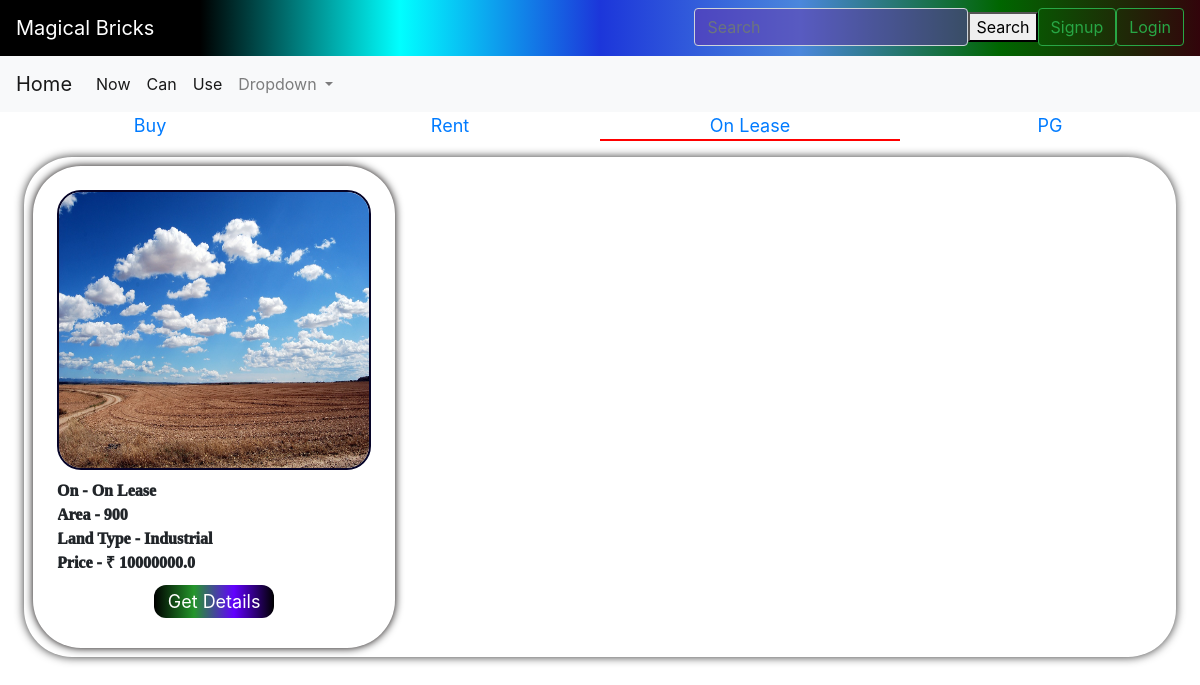
/properties?category=4, run on the app's committed database.
### bricks/models.py (models this page shows, shortened)
class category(models.Model):
    cat=models.CharField(max_length=50)
    def __str__(self) :
        return self.cat

class land(models.Model):
    name=models.CharField(max_length=500,blank=False,null=True,default=None)
    cat=models.ForeignKey("category", null=True , on_delete=models.CASCADE, default=None)
    owner_phone=models.IntegerField(null=True, blank=False)
    owner_name=models.CharField(max_length=500,blank=False,null=True,default=None)
    owner_mail=models.EmailField(max_length=500,blank=False,null=True)
    area=models.IntegerField(default=0)
    land_type=models.CharField(choices=t_l, max_length=50, default= None, null=True)
    price=models.FloatField(default=0)
    p_type=models.CharField(max_length=10, default="Land")
    address=models.CharField(max_length=200, blank= False, default=None, null=False, unique=True)
    image=models.ImageField(upload_to='images/')

### bricks/views.py (the view)
# urls.py: path('properties',views.properties,name='properties'),
def properties(request):
    x=request.GET.get('category')
    obj=get_object_or_404(category, pk=x)
    p=land.objects.filter(cat__cat=obj.cat)
    q=built.objects.filter(cat__cat=obj.cat)
    y=category.objects.all()
    print(p.count())
    return render(request,'bricks/properties.html',{"obj":p,"obj2":q,"y":y,"current_cat":obj.cat})

### bricks/templates/bricks/properties.html (shortened to what this page needs)
<!DOCTYPE html>
<html lang="en">
<head>
  {% load static %}
  <link rel="stylesheet" href="{% static 'bricks/style_properties.css' %}" />
</head>
<body>
  {% include "bricks/navbar.html" %}
  <div class="main">
    {% if y %} {% for x in y %}
    <a href="{% url 'properties' %}?category={{x.id}}" id="cat">
      {% if current_cat %}
      {% if current_cat == x.cat %}
      <div class="heading" style="border-bottom: 0.2vw solid red;">{{x.cat}}</div>
      {% else %}
      <div class="heading">{{x.cat}}</div>
      {% endif %}
      {% else %}
      <div class="heading">{{x.cat}}</div>
      {% endif %}
    </a>
    {% endfor %} {% endif %}
  </div>
  <div class="properties" >
    {% if obj %} {% for y in obj %}
    <div  class="property">
      <div class="imgs"><img  src="{{y.image.url}}" alt=""></div>
      <div class="info_items">On - {{y.cat}}</div>
      <div class="info_items">Area - {{y.area}}</div>
      <div class="info_items">Land Type - {{y.land_type}}</div>
      {% if y.cat.cat == "Rent" or y.cat.cat == "PG" %}
      <div class="info_items">Monthly Rent - &#8377 {{y.price}}</div>
      {% else %}
      <div class="info_items">Price - &#8377 {{y.price}}</div>
      {% endif %}
      <a href="{% url 'property_details' y.id %}?p_type={{y.p_type}}" id="details_button">
        <div id="details_button">
          Get Details
        </div>
      </a>
    </div>
    {% endfor %}
    {% endif %}
  </div>
</body>
</html>

### bricks/static/bricks/style_properties.css (style rules this page uses)
.main { display: flex; }
#cat { flex: 1; font-size: 1.5vw; }
.heading { margin: auto; justify-content: center; text-align: center; }
.properties { border-color: black; border-width: 1vw; display: block; background-color: #fff; border-radius: 4vw; box-shadow: 0 0 10px rgba(0, 0, 0, 0.8); margin: 2vh 2vw; width: auto; height: fit-content; }
.property { display: inline-block; justify-items: center; background-color: #fff; box-shadow: 0 0 0.75vw rgb(5, 0, 0); border-radius: 4vw; margin: 0.75vw; padding: 3vh 3vh; height: fit-content; width: 31.44%; }
.info_items { display: flex; border-radius: 2vw; overflow: hidden; height: fit-content; box-sizing: border-box; width: 100%; font-family: cursive; font-weight: 1000; }
.imgs { border: 0.2vw solid rgb(6, 4, 40); ; border-radius: 2vw; display: inline-flex; overflow: hidden; box-sizing: border-box; width: 100%; height: 35vh; margin-bottom: 3%; }
.imgs>img { width: 100%; object-fit: fill; }
#details_button { text-decoration: none; display: flex; margin: 3% auto; padding: auto; height: 2.5vw; text-align: center; justify-content: center; font-size: 1.5vw; ; color: white; width: 10vw; border-radius: 1vw; background: linear-gradient(90deg, rgb(0, 0, 0), rgb(36, 150, 43), rgb(98, 0, 255), rgb(0, 0, 0)); }

### data on the page
category: cat "Buy"
category: cat "Rent"
category: cat "On Lease"
category: cat "PG"
land: image (picture), cat "On Lease", area "900", land_type "Industrial", price "10000000.0"
